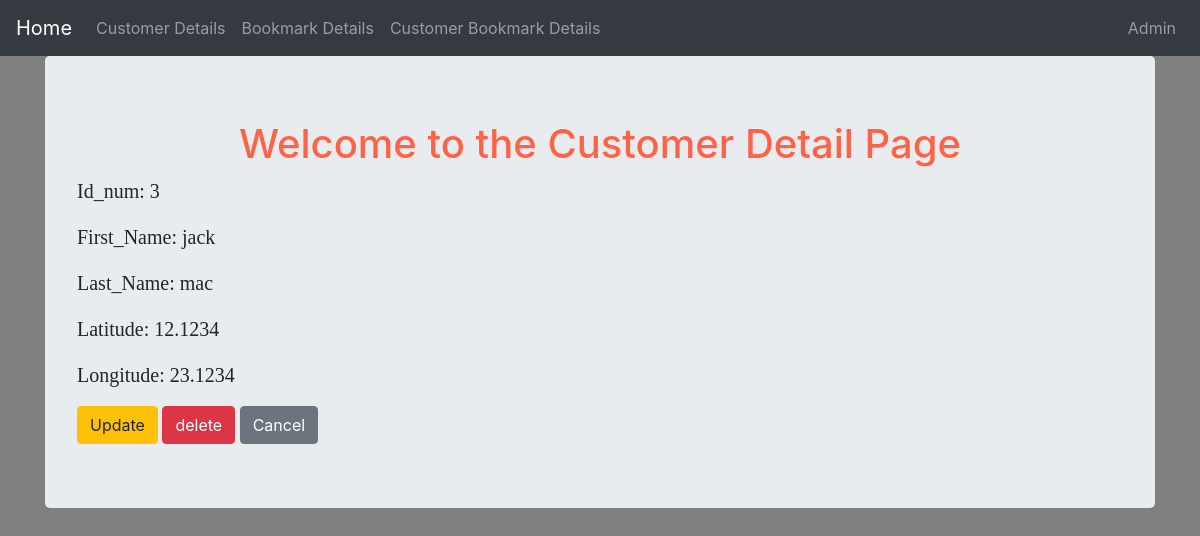
Screenshot of /app/3/ with the database file from the repository.
### CB_app/models.py (models this page shows, shortened)
class customer_profile(models.Model):
    customer_fname = models.CharField(max_length = 50)
    customer_lname = models.CharField(max_length = 50)
    lat = models.CharField(max_length = 50)
    lon = models.CharField(max_length = 50)

### CB_app/views.py (the view)
# urls.py: path('<int:pk>/',views.customerDetailView.as_view(),name='detail'),
class customerDetailView(DetailView):
    context_object_name = 'cust_dv'
    model = customer_profile
    template_name = 'CB_app/customer_detailview.html'

### CB_app/templates/CB_app/customer_detailview.html
{% extends "base.html" %}
{% block body_block %}
  <div class="jumbotron">
    <h1>Welcome to the Customer Detail Page</h1>
    <p>Id_num: {{cust_dv.id}}</p>
    <p>First_Name: {{cust_dv.customer_fname}}</p>
    <p>Last_Name: {{cust_dv.customer_lname}}</p>
    <p>Latitude: {{cust_dv.lat}}</p>
    <p>Longitude: {{cust_dv.lon}}</p>
    <a class='btn btn-warning' href="{% url 'CB_app:update' pk=cust_dv.pk %}">Update </a>
    <a class='btn btn-danger' href="{% url 'CB_app:delete' pk=cust_dv.pk %}">delete </a>
    <a class="btn btn-secondary" href={% url 'CB_app:customer' %}>Cancel</a>
  </div>
{% endblock %}

### templates/base.html (style rules this page uses)
h1 { color:Tomato; text-align: center; }
p { font-family: verdana; font-size: 20px; }

### rows the page displays
customer_profile: id "3", customer_fname "jack", customer_lname "mac", lat "12.1234", lon "23.1234"
